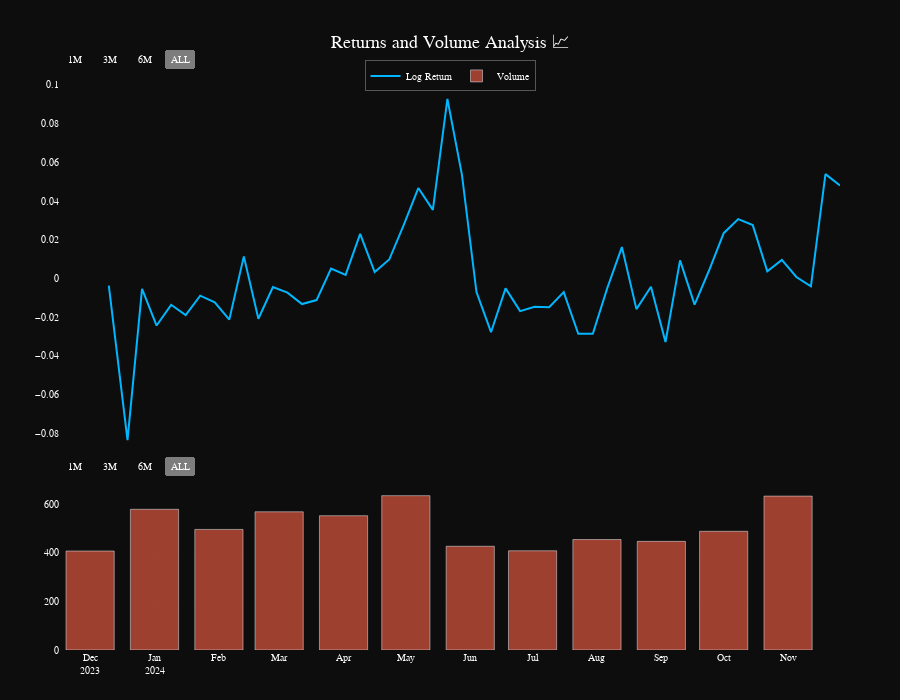

The notebook cell saved with this chart:
### Code cell
returns

### Figure 1 — Plotly figure (JSON) as saved in the notebook; plotly's stock layout.template omitted (floating-point values rounded to 4 significant figures)
{"data": [{"line": {"color": "rgb(0, 183, 255)", "width": 2}, "name": "Log Return", "type": "scatter", "x": ["2023-12-03T00:00:00", "2023-12-10T00:00:00", "2023-12-19T00:00:00", "2023-12-26T00:00:00", "2024-01-02T00:00:00", "2024-01-09T00:00:00", "2024-01-16T00:00:00", "2024-01-23T00:00:00", "2024-01-30T00:00:00", "2024-02-06T00:00:00", "2024-02-13T00:00:00", "2024-02-20T00:00:00", "2024-02-27T00:00:00", "2024-03-05T00:00:00", "2024-03-12T00:00:00", "2024-03-19T00:00:00", "2024-03-26T00:00:00", "2024-04-02T00:00:00", "2024-04-09T00:00:00", "2024-04-16T00:00:00", "2024-04-23T00:00:00", "2024-04-30T00:00:00", "2024-05-07T00:00:00", "2024-05-14T00:00:00", "2024-05-21T00:00:00", "2024-05-28T00:00:00", "2024-06-04T00:00:00", "2024-06-11T00:00:00", "2024-06-18T00:00:00", "2024-06-25T00:00:00", "2024-07-02T00:00:00", "2024-07-09T00:00:00", "2024-07-16T00:00:00", "2024-07-23T00:00:00", "2024-07-30T00:00:00", "2024-08-06T00:00:00", "2024-08-13T00:00:00", "2024-08-20T00:00:00", "2024-08-27T00:00:00", "2024-09-03T00:00:00", "2024-09-10T00:00:00", "2024-09-17T00:00:00", "2024-09-24T00:00:00", "2024-10-01T00:00:00", "2024-10-08T00:00:00", "2024-10-15T00:00:00", "2024-10-22T00:00:00", "2024-10-29T00:00:00", "2024-11-05T00:00:00", "2024-11-12T00:00:00", "2024-11-19T00:00:00", "2024-11-26T00:00:00"], "xaxis": "x", "y": [null, -0.00365, -0.08353, -0.005407, -0.02432, -0.01362, -0.01897, -0.008921, -0.01236, -0.02127, 0.0114, -0.02084, -0.004466, -0.007356, -0.01325, -0.01118, 0.005094, 0.001853, 0.02302, 0.003299, 0.009779, 0.02769, 0.04672, 0.03545, 0.09275, 0.05349, -0.007037, -0.02778, -0.005137, -0.01688, -0.01465, -0.01483, -0.007035, -0.02858, -0.02863, -0.004856, 0.01623, -0.01585, -0.004267, -0.03286, 0.009352, -0.01351, 0.004233, 0.02339, 0.03066, 0.02756, 0.00373, 0.009562, 0.0007504, -0.00409, 0.05392, 0.04801], "yaxis": "y"}, {"marker": {"color": "rgba(255, 99, 71, 0.6)"}, "name": "Volume", "type": "bar", "x": ["2023-12-01T00:00:00", "2024-01-01T00:00:00", "2024-02-01T00:00:00", "2024-03-01T00:00:00", "2024-04-01T00:00:00", "2024-05-01T00:00:00", "2024-06-01T00:00:00", "2024-07-01T00:00:00", "2024-08-01T00:00:00", "2024-09-01T00:00:00", "2024-10-01T00:00:00", "2024-11-01T00:00:00"], "xaxis": "x2", "y": [406.8, 578.2, 495.5, 568, 551.8, 634.2, 426.2, 407.8, 454, 446.5, 487.8, 632.5], "yaxis": "y2"}], "layout": {"font": {"color": "white", "family": "Courier New", "size": 10}, "height": 700, "hovermode": "x unified", "legend": {"bgcolor": "rgba(13, 13, 13, 0.8)", "bordercolor": "rgba(255, 255, 255, 0.3)", "borderwidth": 1, "orientation": "h", "x": 0.5, "xanchor": "center", "y": 0.98, "yanchor": "bottom"}, "margin": {"b": 50, "l": 60, "r": 60, "t": 80}, "paper_bgcolor": "rgb(13, 13, 13)", "plot_bgcolor": "rgb(13, 13, 13)", "showlegend": true, "title": {"font": {"color": "white", "family": "Courier New", "size": 18}, "text": "Returns and Volume Analysis 📈", "x": 0.5, "xanchor": "center", "y": 0.95, "yanchor": "top"}, "xaxis": {"anchor": "y", "domain": [0, 1], "dtick": "M1", "gridcolor": "rgba(255, 255, 255, 0.03)", "gridwidth": 0.3, "matches": "x2", "rangeselector": {"bgcolor": "rgba(13, 13, 13, 0.8)", "buttons": [{"count": 1, "label": "1M", "step": "month", "stepmode": "backward"}, {"count": 3, "label": "3M", "step": "month", "stepmode": "backward"}, {"count": 6, "label": "6M", "step": "month", "stepmode": "backward"}, {"label": "ALL", "step": "all"}], "font": {"color": "white"}}, "showgrid": true, "showticklabels": false, "tickformat": "%b\n%Y", "zeroline": false}, "xaxis2": {"anchor": "y2", "domain": [0, 1], "dtick": "M1", "gridcolor": "rgba(255, 255, 255, 0.03)", "gridwidth": 0.3, "rangeselector": {"bgcolor": "rgba(13, 13, 13, 0.8)", "buttons": [{"count": 1, "label": "1M", "step": "month", "stepmode": "backward"}, {"count": 3, "label": "3M", "step": "month", "stepmode": "backward"}, {"count": 6, "label": "6M", "step": "month", "stepmode": "backward"}, {"label": "ALL", "step": "all"}], "font": {"color": "white"}}, "showgrid": true, "tickformat": "%b\n%Y", "zeroline": false}, "yaxis": {"anchor": "x", "domain": [0.335, 1.0], "gridcolor": "rgba(255, 255, 255, 0.03)", "gridwidth": 0.3, "showgrid": true, "zeroline": false}, "yaxis2": {"anchor": "x2", "domain": [0, 0.285], "gridcolor": "rgba(255, 255, 255, 0.03)", "gridwidth": 0.3, "showgrid": true, "zeroline": false}}}
